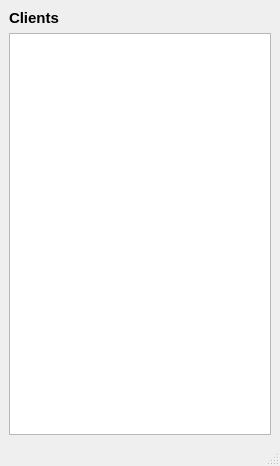
<?xml version="1.0" encoding="UTF-8"?>
<!--
Copyright (c) 2017 Tim Chen

This file is part of PyKS.

This file may be used under the terms of the GNU General Public License
version 3.0 as published by the Free Software Foundation and appearing in
the file LICENSE included in the packaging of this file.  Please review the
following information to ensure the GNU General Public License version 3.0
requirements will be met: http://www.gnu.org/copyleft/gpl.html.

This file is provided AS IS with NO WARRANTY OF ANY KIND, INCLUDING THE
WARRANTY OF DESIGN, MERCHANTABILITY AND FITNESS FOR A PARTICULAR PURPOSE.
See the GNU Public License along with PyKS.
-->
<ui version="4.0">
 <class>ClientsWindow</class>
 <widget class="QMainWindow" name="ClientsWindow">
  <property name="geometry">
   <rect>
    <x>0</x>
    <y>0</y>
    <width>280</width>
    <height>466</height>
   </rect>
  </property>
  <property name="windowTitle">
   <string>Clients</string>
  </property>
  <property name="windowIcon">
   <iconset resource="images/resources.qrc">
    <normaloff>:/images/clients.png</normaloff>:/images/clients.png</iconset>
  </property>
  <widget class="QWidget" name="centralwidget">
   <property name="minimumSize">
    <size>
     <width>280</width>
     <height>425</height>
    </size>
   </property>
   <layout class="QVBoxLayout" name="verticalLayout">
    <item>
     <widget class="QLabel" name="label">
      <property name="font">
       <font>
        <family>Segoe UI</family>
        <pointsize>11</pointsize>
        <weight>75</weight>
        <bold>true</bold>
       </font>
      </property>
      <property name="text">
       <string>Clients</string>
      </property>
     </widget>
    </item>
    <item>
     <widget class="KeyPressTableView" name="clientsTableView">
      <property name="sizePolicy">
       <sizepolicy hsizetype="Preferred" vsizetype="Expanding">
        <horstretch>0</horstretch>
        <verstretch>0</verstretch>
       </sizepolicy>
      </property>
      <property name="minimumSize">
       <size>
        <width>0</width>
        <height>0</height>
       </size>
      </property>
      <property name="font">
       <font>
        <pointsize>11</pointsize>
       </font>
      </property>
      <property name="contextMenuPolicy">
       <enum>Qt::CustomContextMenu</enum>
      </property>
      <property name="acceptDrops">
       <bool>false</bool>
      </property>
      <property name="dragEnabled">
       <bool>true</bool>
      </property>
      <property name="dragDropOverwriteMode">
       <bool>false</bool>
      </property>
      <property name="dragDropMode">
       <enum>QAbstractItemView::DragDrop</enum>
      </property>
      <property name="defaultDropAction">
       <enum>Qt::MoveAction</enum>
      </property>
      <property name="alternatingRowColors">
       <bool>true</bool>
      </property>
      <property name="selectionBehavior">
       <enum>QAbstractItemView::SelectRows</enum>
      </property>
      <property name="showGrid">
       <bool>false</bool>
      </property>
      <property name="sortingEnabled">
       <bool>true</bool>
      </property>
      <attribute name="horizontalHeaderMinimumSectionSize">
       <number>100</number>
      </attribute>
      <attribute name="horizontalHeaderStretchLastSection">
       <bool>false</bool>
      </attribute>
     </widget>
    </item>
   </layout>
  </widget>
  <widget class="QMenuBar" name="menubar">
   <property name="geometry">
    <rect>
     <x>0</x>
     <y>0</y>
     <width>280</width>
     <height>21</height>
    </rect>
   </property>
  </widget>
  <widget class="QStatusBar" name="statusbar"/>
 </widget>
 <customwidgets>
  <customwidget>
   <class>KeyPressTableView</class>
   <extends>QTableView</extends>
   <header>widgets</header>
  </customwidget>
 </customwidgets>
 <resources>
  <include location="images/resources.qrc"/>
 </resources>
 <connections/>
</ui>
